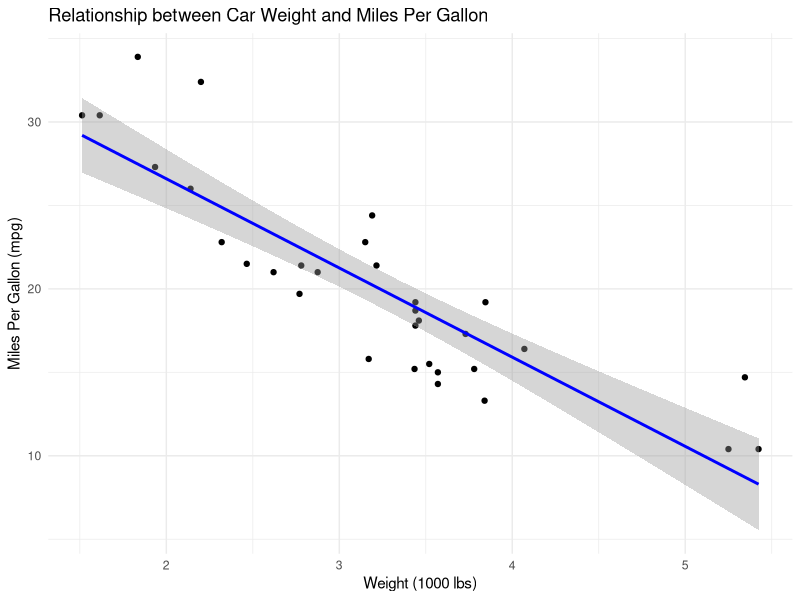

Recreate this plot in R.
## ---- chunk 1
# Load the required libraries
library(ggplot2)
library(dplyr)

# Load the mtcars dataset
data("mtcars")

# Display the initial few rows of the dataset
head(mtcars)

# Calculate and display summary statistics for weight and miles per gallon
summary_stats <- mtcars %>%
  summarize(
    min_wt = min(wt),
    max_wt = max(wt),
    mean_wt = mean(wt),
    median_wt = median(wt),
    first_quartile_wt = quantile(wt, 0.25),
    third_quartile_wt = quantile(wt, 0.75),
    min_mpg = min(mpg),
    max_mpg = max(mpg),
    mean_mpg = mean(mpg),
    median_mpg = median(mpg),
    first_quartile_mpg = quantile(mpg, 0.25),
    third_quartile_mpg = quantile(mpg, 0.75)
  )

print("Summary Statistics:")
print(summary_stats)

# Create a scatter plot of weight vs miles per gallon, including a regression line
ggplot(mtcars, aes(x = wt, y = mpg)) +
  geom_point() +
  geom_smooth(method = "lm", col = "blue") +
  labs(
    title = "Relationship between Car Weight and Miles Per Gallon",
    x = "Weight (1000 lbs)",
    y = "Miles Per Gallon (mpg)"
  ) +
  theme_minimal()

# Calculate and display the correlation between weight and miles per gallon
correlation <- cor(mtcars$wt, mtcars$mpg)
print(paste("Correlation between weight and miles per gallon:", correlation))

# Provide an interpretation of the results
cat("Interpretation:\n")
cat("The summary statistics show that the car weights range from", summary_stats$min_wt, "to", summary_stats$max_wt, 
    "with an average of", round(summary_stats$mean_wt, 2), "thousand pounds. The miles per gallon range from", 
    summary_stats$min_mpg, "to", summary_stats$max_mpg, "with an average of", round(summary_stats$mean_mpg, 2), "mpg.\n")
cat("The scatter plot with a regression line suggests that there is a negative correlation between car weight and miles per gallon,",
    "indicating that heavier cars tend to have lower fuel efficiency.\n")
cat("This is confirmed by the correlation coefficient of", round(correlation, 2), "which shows a strong negative correlation.\n")

## ---- chunk 2

